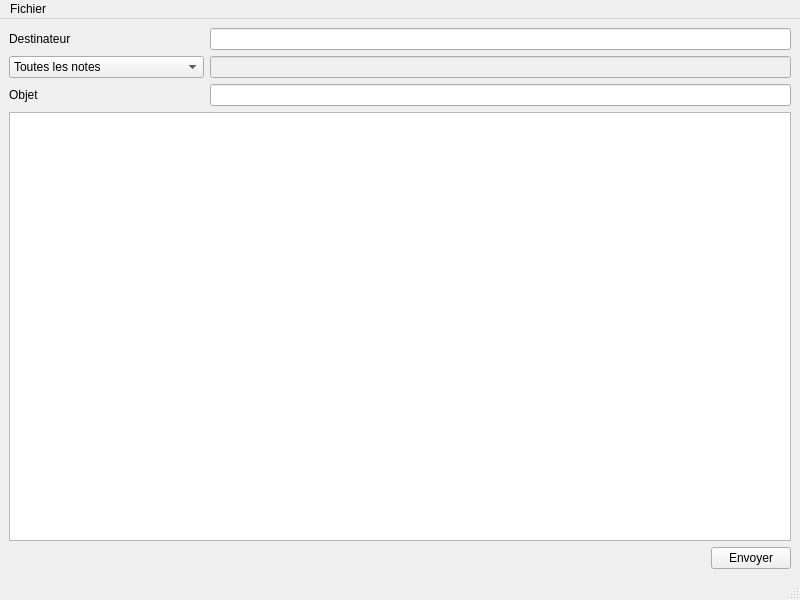
<?xml version="1.0" encoding="UTF-8"?>
<ui version="4.0">
 <class>MainWindow</class>
 <widget class="QMainWindow" name="MainWindow">
  <property name="windowModality">
   <enum>Qt::WindowModal</enum>
  </property>
  <property name="geometry">
   <rect>
    <x>0</x>
    <y>0</y>
    <width>800</width>
    <height>600</height>
   </rect>
  </property>
  <property name="windowTitle">
   <string>MainWindow</string>
  </property>
  <widget class="QWidget" name="main_layout">
   <layout class="QGridLayout" name="gridLayout">
    <item row="0" column="1" colspan="4">
     <widget class="QLineEdit" name="destinateur_input"/>
    </item>
    <item row="0" column="0">
     <widget class="QLabel" name="destinateur_label">
      <property name="text">
       <string>Destinateur</string>
      </property>
     </widget>
    </item>
    <item row="2" column="1" colspan="4">
     <widget class="QLineEdit" name="subject_input"/>
    </item>
    <item row="1" column="0">
     <widget class="MailFilterSelector" name="filter_selector">
      <item>
       <property name="text">
        <string>Toutes les notes</string>
       </property>
      </item>
      <item>
       <property name="text">
        <string>Notes suivantes</string>
       </property>
      </item>
      <item>
       <property name="text">
        <string>Notes supérieures au montant</string>
       </property>
      </item>
      <item>
       <property name="text">
        <string>Notes inférieures au montant</string>
       </property>
      </item>
     </widget>
    </item>
    <item row="1" column="1" colspan="4">
     <widget class="MailFilterInput" name="filter_input">
      <property name="enabled">
       <bool>false</bool>
      </property>
     </widget>
    </item>
    <item row="4" column="2">
     <spacer name="spacer_2">
      <property name="orientation">
       <enum>Qt::Horizontal</enum>
      </property>
      <property name="sizeHint" stdset="0">
       <size>
        <width>40</width>
        <height>20</height>
       </size>
      </property>
     </spacer>
    </item>
    <item row="2" column="0">
     <widget class="QLabel" name="subject_label">
      <property name="text">
       <string>Objet</string>
      </property>
     </widget>
    </item>
    <item row="4" column="0" colspan="2">
     <spacer name="spacer_1">
      <property name="orientation">
       <enum>Qt::Horizontal</enum>
      </property>
      <property name="sizeHint" stdset="0">
       <size>
        <width>40</width>
        <height>20</height>
       </size>
      </property>
     </spacer>
    </item>
    <item row="4" column="3" colspan="2">
     <widget class="QPushButton" name="send_button">
      <property name="text">
       <string>Envoyer</string>
      </property>
     </widget>
    </item>
    <item row="3" column="0" colspan="5">
     <widget class="MailMessageInput" name="message_input"/>
    </item>
   </layout>
  </widget>
  <widget class="QMenuBar" name="menubar">
   <property name="geometry">
    <rect>
     <x>0</x>
     <y>0</y>
     <width>800</width>
     <height>19</height>
    </rect>
   </property>
   <widget class="QMenu" name="menuFichier">
    <property name="title">
     <string>Fichier</string>
    </property>
    <addaction name="new_model_btn"/>
    <addaction name="open_model_btn"/>
    <addaction name="save_model_btn"/>
   </widget>
   <addaction name="menuFichier"/>
  </widget>
  <widget class="QStatusBar" name="statusbar"/>
  <action name="save_model_btn">
   <property name="text">
    <string>Sauvegarder en tant que model</string>
   </property>
   <property name="shortcut">
    <string>Ctrl+S</string>
   </property>
  </action>
  <action name="actionCharger">
   <property name="text">
    <string>Charger</string>
   </property>
  </action>
  <action name="open_model_btn">
   <property name="text">
    <string>Ouvrir un model</string>
   </property>
   <property name="shortcut">
    <string>Ctrl+O</string>
   </property>
  </action>
  <action name="new_model_btn">
   <property name="text">
    <string>Nouveau model</string>
   </property>
   <property name="shortcut">
    <string>Ctrl+N</string>
   </property>
  </action>
 </widget>
 <customwidgets>
  <customwidget>
   <class>MailMessageInput</class>
   <extends>QTextEdit</extends>
   <header>gui/mail_message_input_widget</header>
  </customwidget>
  <customwidget>
   <class>MailFilterSelector</class>
   <extends>QComboBox</extends>
   <header>gui/mail_widget</header>
   <slots>
    <slot>update_filter(int)</slot>
   </slots>
  </customwidget>
  <customwidget>
   <class>MailFilterInput</class>
   <extends>QLineEdit</extends>
   <header>gui/mail_widget</header>
   <slots>
    <slot>on_click()</slot>
   </slots>
  </customwidget>
 </customwidgets>
 <tabstops>
  <tabstop>destinateur_input</tabstop>
  <tabstop>filter_selector</tabstop>
  <tabstop>filter_input</tabstop>
  <tabstop>subject_input</tabstop>
  <tabstop>message_input</tabstop>
  <tabstop>send_button</tabstop>
 </tabstops>
 <resources/>
 <connections>
  <connection>
   <sender>filter_selector</sender>
   <signal>currentIndexChanged(int)</signal>
   <receiver>filter_selector</receiver>
   <slot>update_filter(int)</slot>
   <hints>
    <hint type="sourcelabel">
     <x>41</x>
     <y>66</y>
    </hint>
    <hint type="destinationlabel">
     <x>107</x>
     <y>66</y>
    </hint>
   </hints>
  </connection>
  <connection>
   <sender>send_button</sender>
   <signal>clicked()</signal>
   <receiver>MainWindow</receiver>
   <slot>send()</slot>
   <hints>
    <hint type="sourcelabel">
     <x>750</x>
     <y>557</y>
    </hint>
    <hint type="destinationlabel">
     <x>399</x>
     <y>299</y>
    </hint>
   </hints>
  </connection>
  <connection>
   <sender>open_model_btn</sender>
   <signal>triggered()</signal>
   <receiver>MainWindow</receiver>
   <slot>open_model()</slot>
   <hints>
    <hint type="sourcelabel">
     <x>-1</x>
     <y>-1</y>
    </hint>
    <hint type="destinationlabel">
     <x>399</x>
     <y>299</y>
    </hint>
   </hints>
  </connection>
  <connection>
   <sender>save_model_btn</sender>
   <signal>triggered()</signal>
   <receiver>MainWindow</receiver>
   <slot>save_model()</slot>
   <hints>
    <hint type="sourcelabel">
     <x>-1</x>
     <y>-1</y>
    </hint>
    <hint type="destinationlabel">
     <x>399</x>
     <y>299</y>
    </hint>
   </hints>
  </connection>
  <connection>
   <sender>new_model_btn</sender>
   <signal>triggered()</signal>
   <receiver>MainWindow</receiver>
   <slot>new_model()</slot>
   <hints>
    <hint type="sourcelabel">
     <x>-1</x>
     <y>-1</y>
    </hint>
    <hint type="destinationlabel">
     <x>399</x>
     <y>299</y>
    </hint>
   </hints>
  </connection>
 </connections>
 <slots>
  <slot>send()</slot>
  <slot>on_filter_selector_change()</slot>
  <slot>on_filter_input_click()</slot>
  <slot>open_model()</slot>
  <slot>save_model()</slot>
  <slot>new_model()</slot>
 </slots>
</ui>
